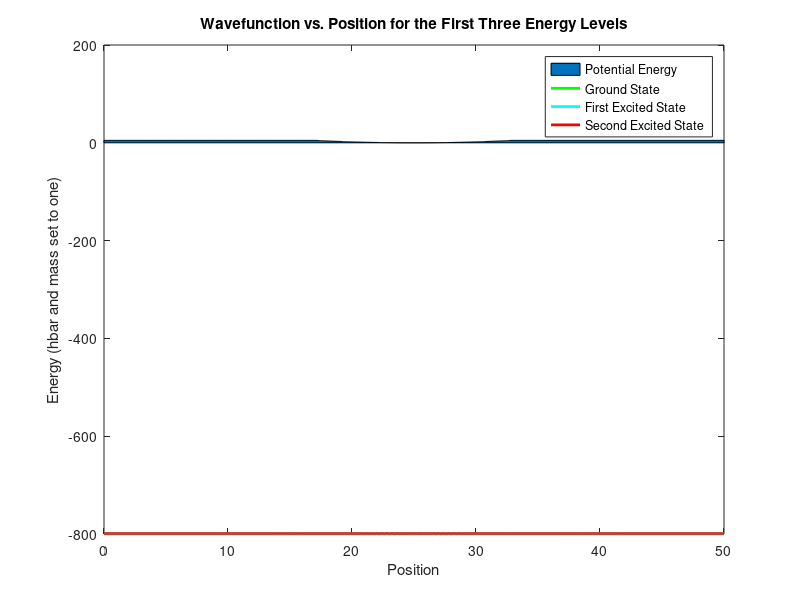

The MATLAB script that drew this image:
%% Prepare Workspace
% These are just a few lines to clear all variables, clear all figures, and 
% clear the workspace.

clc
clf
clear all

%% Assign Constants
% The variable hbar and the mass of the electron are set to one by default 
% (Hartree Units).  You can change them to their SI values, but you will 
% have to adjust step_size accordingly.  The variable step_size is the 
% distance between each position.  The variable number_of_data_points
% gives the total number of data points in the system.  The system spans
% from x = 0 to x = step_size*number_of_data_points.  Try to keep
% number_of_data_points less than or equal to 10000 in order to keep the 
% simulation running time reasonable.

hbar = 1;
mass = 1;
step_size = 0.05;
number_of_data_points = 1000;

%% Assign Simulation Parameters
% If you want periodic boundary conditions, mark this variable as true.
% Otherwise, leave it at its default value of false.

periodic_boundary_conditions = false;

%% Select Potential Energy
% Six different potential energy configurations are included in this 
% simulation.  You can select one of the potential energy distributions
% below by marking the variable as true.  You can mark multiple potentials
% as true and get a superimposed potential energy makeup.

finite_square_well = false;
finite_square_barrier = false;
coulomb_potential = false;
step_potential = false;
harmonic_oscillator = true;
random_potential = false;

%% Calculate Kinetic Energy Matrix
% This section uses the finite difference method to calculate the kinetic 
% energy matrix within the Hamiltonian.  It takes into account the option
% for periodic boundary conditions from above.

kinetic = zeros(number_of_data_points);

for i = 1:number_of_data_points
    kinetic(i,i) = -2;
    if i > 1
        kinetic(i, i-1) = 1;
        kinetic(i-1, i) = 1;
    end
end

if periodic_boundary_conditions
    kinetic(number_of_data_points,1) = 1;
    kinetic(1,number_of_data_points) = 1;
end

kinetic_multiplier = hbar^2/(2*mass*step_size^2);
kinetic = kinetic*kinetic_multiplier;

%% Calculate Potential Energy Matrix
% This section calculates the potential energy matrix within the
% Hamiltonian.  It creates a different matrix for each variable from the
% section "Select Potential Energy".  If you want to create your own custom
% potential energy configuration, at the end of this section, simply fill
% in the diagonal terms of the matrix 'potential' with your own custom
% values.  Each value represents the potential energy of the system at a
% point in space.

potential = zeros(number_of_data_points);

if finite_square_well
    for i = 1:0.4*number_of_data_points
        potential(i,i) = 1 + potential(i,i);
    end
    for i = 0.4*number_of_data_points+1:0.6*number_of_data_points
        potential(i,i) = 0.1 + potential(i,i);
    end
    for i = 0.6*number_of_data_points+1:number_of_data_points
        potential(i,i) = 1 + potential(i,i);
    end
end

if finite_square_barrier
    for i = 1:0.4*number_of_data_points
        potential(i,i) = 0.05 + potential(i,i);
    end
    for i = 0.4*number_of_data_points+1:0.6*number_of_data_points
        potential(i,i) = 1 + potential(i,i);
    end
    for i = 0.6*number_of_data_points+1:number_of_data_points
        potential(i,i) = 0.05 + potential(i,i);
    end
end

if coulomb_potential
    for i = 1:number_of_data_points
        potential(i,i) = 1 - 1/(i*step_size) + potential(i,i);
        if potential(i,i) < 0
            potential(i,i) = 0;
        end
    end
end

if step_potential
    for i = 1:0.5*number_of_data_points
        potential(i,i) = 0.1 + potential(i,i);
    end
    for i = 0.5*number_of_data_points + 1:number_of_data_points
        potential(i,i) = 1 + potential(i,i);
    end
end

if harmonic_oscillator
    for i = 1:number_of_data_points
        potential(i,i) = 0.0002*(i - number_of_data_points/2)^2 + potential(i,i);
        if potential(i,i) >= 5;
            potential(i,i) = 5;
        end
    end
end

if random_potential
    potential(1,1) = 0;
    for i = 2:number_of_data_points
        potential(i,i) = 0.1*(2*rand-1) + potential(i,i);
        if potential(i,i) < 0
            potential(i,i) = 0;
        end
    end
    for i = 2:number_of_data_points-1
        potential(i,i) = (potential(i-1,i-1)+2*potential(i,i)+potential(i+1,i+1))/4;
    end
end

%% Calculate Hamiltonian and Eigenvectors
% This section uses Matlab's built in eig function to calculate the
% eigenvectors and eigenvalues of the Hamiltonian.  As mentioned in section
% "Assign Constants", try to keep number_of_data_points less than or equal
% to 10000 in order to keep the simulation run time reasonable.

hamiltonian = kinetic + potential;
[eigenvectors, eigenvalues] = eig(hamiltonian);

%% Plot Eigenvectors
% This final section plots the results.  It finds the lowest three
% eigenvalues (corresponding to the ground state, first excited state, and
% second excited state) and plots each associated wavefunction.  The plot
% of each wavefunction is placed so that it is centered on its respective
% energy level (eigenvalue).  It also plots the potential energy of the 
% system as a function of position.

x_positions = linspace(0,step_size*number_of_data_points,number_of_data_points);

ground_state_wavefunction = eigenvectors(:,1) + eigenvalues(1,1)*ones(number_of_data_points,1);
first_excited_state = eigenvectors(:,2) + eigenvalues(2,2)*ones(number_of_data_points,1);
second_excited_state = eigenvectors(:,3) + eigenvalues(3,3)*ones(number_of_data_points,1);

area(x_positions, diag(potential))
hold on
plot(x_positions, ground_state_wavefunction, 'g', 'LineWidth', 2)
hold on
plot(x_positions, first_excited_state, 'c', 'LineWidth', 2)
hold on
plot(x_positions, second_excited_state, 'r', 'LineWidth', 2)
legend('Potential Energy', 'Ground State', 'First Excited State', 'Second Excited State')
xlabel('Position')
ylabel('Energy (hbar and mass set to one)')
title('Wavefunction vs. Position for the First Three Energy Levels')
